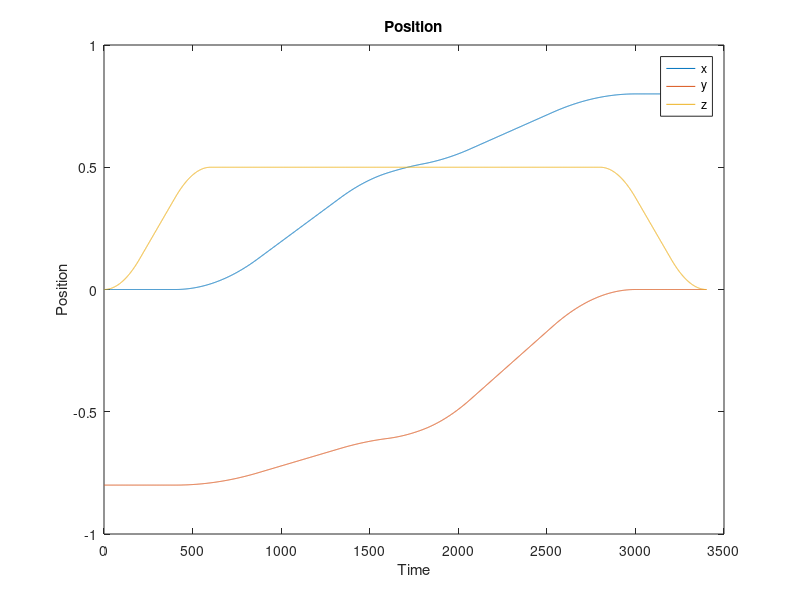
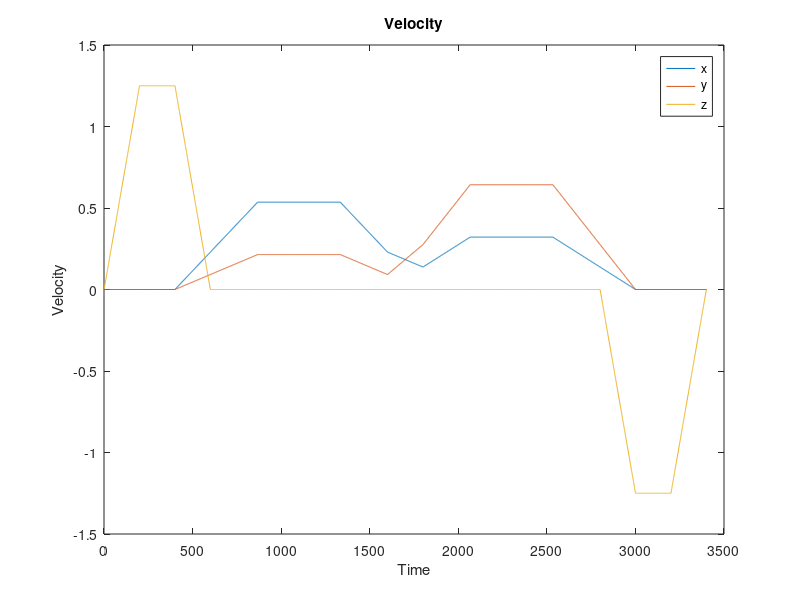
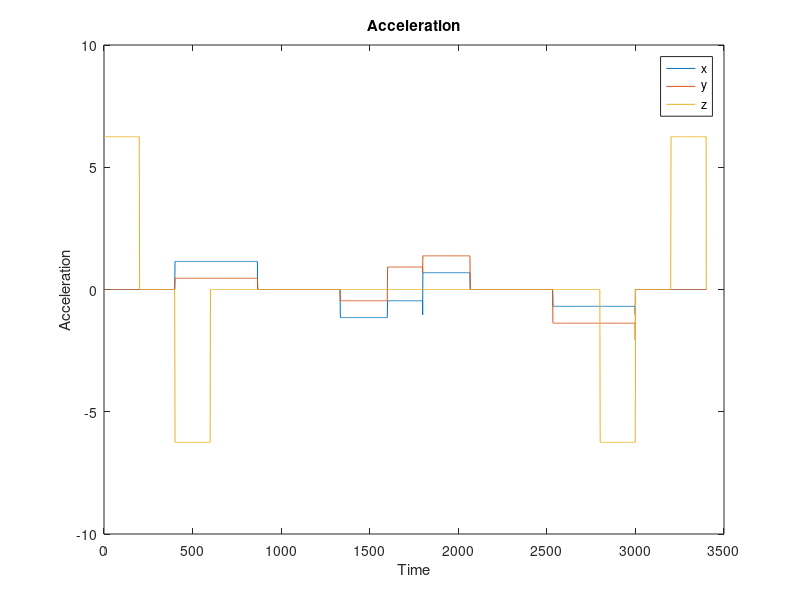
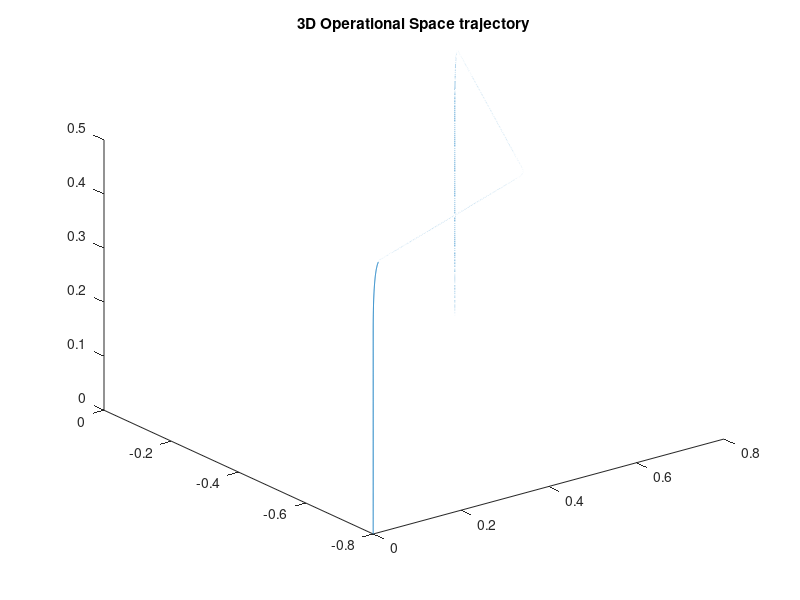

Write MATLAB code to recreate these figures, in order.
%main code
clear all;
close all;
clc
Ts=0.001;


p0 = [0 -0.80 0];
p1 = [0 -0.80 0.5];
p2 = [0.5 -0.6 0.5];
p3 = [0.8 0.0 0.5];
p4 = [0.8 0.0 0.0];

t0 = 0.0;
t1 = 0.6;
t2 = 2.0;
t3 = 3.4;
t4 = 4.0;
t = (t0:Ts:t3)';
q0 = [-0.927293431584587;-1.287005790420619;0.700000000000000;2.214299222005206];

%There are 4 segments for the trajectory. Each segment will have separate
%values for tc and q_dot_dot_c

%First Segment p0 to p1
tf_1 = t1; % 0.6 -0 = 0.6 %tf is the time interval you want the manipulator to work for
qf_1 = p1;
qi_1 = p0;
qt_1 = [];

q_dot_dot_c_1 = (4*(qf_1 - qi_1)/(tf_1)^2) * 1.125 ;
tc_1 = tf_1/2 - 0.5* sqrt((((tf_1)^2 * norm(q_dot_dot_c_1))-(4 * norm(qf_1 - qi_1)))/norm(q_dot_dot_c_1));

%sample_1 = 0.6/0.001;

for T = 0:0.001:0.6
    if (T>=0 && tc_1>=T)
        qt_1(end+1, :) = qi_1+ 0.5*q_dot_dot_c_1*T^2;
    elseif(T>tc_1 && T<=(tf_1 - tc_1))
        qt_1(end+1, :)=  qi_1+ q_dot_dot_c_1*tc_1*(T-tc_1/2);
    elseif(tf_1 - tc_1 <T && T<=tf_1)
        qt_1(end+1, :) =qf_1 - 0.5*(q_dot_dot_c_1)*(tf_1 - T)^2;
    end
    
end 

%Considering anticipation time for calculating arclength

%Segment 1 is not affected by anticipation time
s1 = zeros(3401,1);
d1 = 0 ;
for i = 1:600
   d1 = norm(qt_1(i+1,:)-qt_1(i,:)) + d1;
   s1(i+1) = d1;
end
s1(602:3401,1) = s1(601,1);

%Second Segment p1 to p2
tf_2 = t2 - t1; % 2-0.6 = 1.4 %tf is the time interval you want the manipulator to work for
qf_2 = p2;
qi_2 = p1;
qt_2 = [];

q_dot_dot_c_2 = (4*(qf_2 - qi_2)/(tf_2)^2) * 1.125 ;
tc_2 = tf_2/2 - 0.5* sqrt((((tf_2)^2 * norm(q_dot_dot_c_2))-(4 * norm(qf_2 - qi_2)))/norm(q_dot_dot_c_2));


for T = (0:0.001:1.4)
    if (T>=0 && tc_2>=T)
        qt_2(end+1, :) = qi_2+ 0.5*q_dot_dot_c_2*T^2;
    elseif(T>tc_2 && T<=(tf_2 - tc_2))
        qt_2(end+1, :)=  qi_2+ q_dot_dot_c_2*tc_2*(T-tc_2/2);
    elseif (tf_2 - tc_2)<T && (T<=tf_2)
        qt_2(end+1, :) =qf_2 - 0.5*(q_dot_dot_c_2)*(tf_2 - T)^2;
    end
end 

%Considering anticipation time for calculating arclength

%Segment2 anticipation time starts from 0.4 and ends at 1.8
% 0 to 0.4 = Segment2 will be 0
% After 1.8 , segment2 will remain constant

s2 = zeros(3401,1);
d2 = 0 ;
s2_temp = [0];
for i = 1:1399
   d2 = norm(qt_2(i+1,:)-qt_2(i,:)) + d2;
   s2_temp(end+1,:) = d2;
end
s2(401:1800,1) = s2_temp(1:1400,1);
s2(1801:3401,1) = s2_temp(1400,1);

%Third Segment p2 to p3
tf_3 = t3 - t2; % 3.4 - 2 = 1.4 %tf is the time interval you want the manipulator to work for
qf_3 = p3;
qi_3 = p2;
qt_3 = []; %appendng the values computed in the for loop

q_dot_dot_c_3 = (4*(qf_3 - qi_3)/(tf_3)^2) *1.125 ;
tc_3 = tf_3/2 - 0.5* sqrt((((tf_3)^2 * norm(q_dot_dot_c_3))-(4 * norm(qf_3 - qi_3)))/norm(q_dot_dot_c_3));


for T = 0:0.001:1.4
    if (T>=0 && tc_3>=T)
        qt_3(end+1, :) = qi_3+ 0.5*q_dot_dot_c_3*T^2;
    elseif(T>tc_3 && T<=(tf_3 - tc_3))
        qt_3(end+1, :)=  qi_3+ q_dot_dot_c_3*tc_3*(T-tc_3/2);
    elseif(tf_3 - tc_3 <T && T<=tf_3)
        qt_3(end+1, :) =qf_3 - 0.5*(q_dot_dot_c_3)*(tf_3 - T)^2;
    end
    
end 

%Considering anticipation time for calculating arclength

%Segment3 anticipation time starts from 1.6 and ends at 3
% 0 to 1.6 = Segment3 will be 0
% After 3.0 , segment3 will remain constant

s3 = zeros(3401,1);
d3 = 0 ;
s3_temp = [0];
for i = 1:1399
   d3 = norm(qt_3(i+1,:)-qt_3(i,:)) + d3;
   s3_temp(end+1,:) = d3;
end
s3(1601:3000,1) = s3_temp(1:1400,1);
s3(3001:3401,1) = s3_temp(1400,1);

%Fourth Segment p3 to p4
tf_4 = t4 - t3; % 4 - 3.4 = 0.6 %tf is the time interval you want the manipulator to work for
qf_4 = p4;
qi_4 = p3;
qt_4 = []; %appendng the values computed in the for loop

q_dot_dot_c_4 = (4*(qf_4 - qi_4)/(tf_4)^2) *1.125 ;
tc_4 = tf_4/2 - 0.5* sqrt((((tf_4)^2 * norm(q_dot_dot_c_4))-(4 * norm(qf_4 - qi_4)))/norm(q_dot_dot_c_4));


for T = 0:0.001:0.6
    if (T>=0 && tc_4>=T)
        qt_4(end+1, :) = qi_4+ 0.5*q_dot_dot_c_4*T^2;
    elseif(T>tc_4 && T<=(tf_4 - tc_4))
        qt_4(end+1, :)=  qi_4+ q_dot_dot_c_4*tc_4*(T-tc_4/2);
    elseif(tf_4 - tc_4 <T && T<=tf_3)
        qt_4(end+1, :) =qf_4 - 0.5*(q_dot_dot_c_4)*(tf_4 - T)^2;
    end
    
end 

%Considering anticipation time for calculating arclength

%Segment4 anticipation time starts from 2.8 and ends at 3.4
% 0 to 2.8 = Segment4 will be 0
% End at 3.4seconds

s4 = zeros(3401,1);
d4 = 0 ;
s4_temp = [0];
for i = 1:600
   d4 = norm(qt_4(i+1,:)-qt_4(i,:)) + d4;
   s4_temp(end+1,:) = d4;
end
s4(2801:3401,1) = s4_temp(1:601,1);

% s = [s1(:,1);s2(:,1);s3(:,1);s4(:,1)];
% p=[p0,p1,p2,p3,p4];

first_s = ((s1(:,1)/norm(p1-p0)) * (p1-p0));
second_s = ((s2(:,1)/norm(p2-p1)) * (p2-p1));
third_s = ((s3(:,1)/norm(p3-p2)) * (p3-p2));
fourth_s = ((s4(:,1)/norm(p4-p3)) * (p4-p3));

pd = p0 + first_s + second_s + third_s + fourth_s;
    
figure(1)
plot(pd)
title('Position')
xlabel('Time')
ylabel('Position')
legend('x','y','z')

%velocity
    %Addding the last element of Pe_dot to Pe_dot
pd_dot = diff(pd/Ts);
pd_dot = [pd_dot; pd_dot(end,:)];

figure(2)
plot(pd_dot)
title('Velocity')
xlabel('Time')
ylabel('Velocity')
legend('x','y','z')

%Acceleration
pd_dot_dot = diff(pd_dot/Ts);
    %Addding the last element of Pe_dot_dot to Pe_dot_dot
pd_dot_dot = [pd_dot_dot ; pd_dot_dot(end,:)];

figure(3)
plot(pd_dot_dot)
title('Acceleration')
xlabel('Time')
ylabel('Acceleration')
legend('x','y','z')

figure(4)
plot3(pd(:,1),pd(:,2),pd(:,3))
title('3D Operational Space trajectory')


theta_d = zeros(3401,1);
theta_d_dot = zeros(3401,1);
theta_d_dot_dot = zeros(3401,1);

save('generated_traj')

